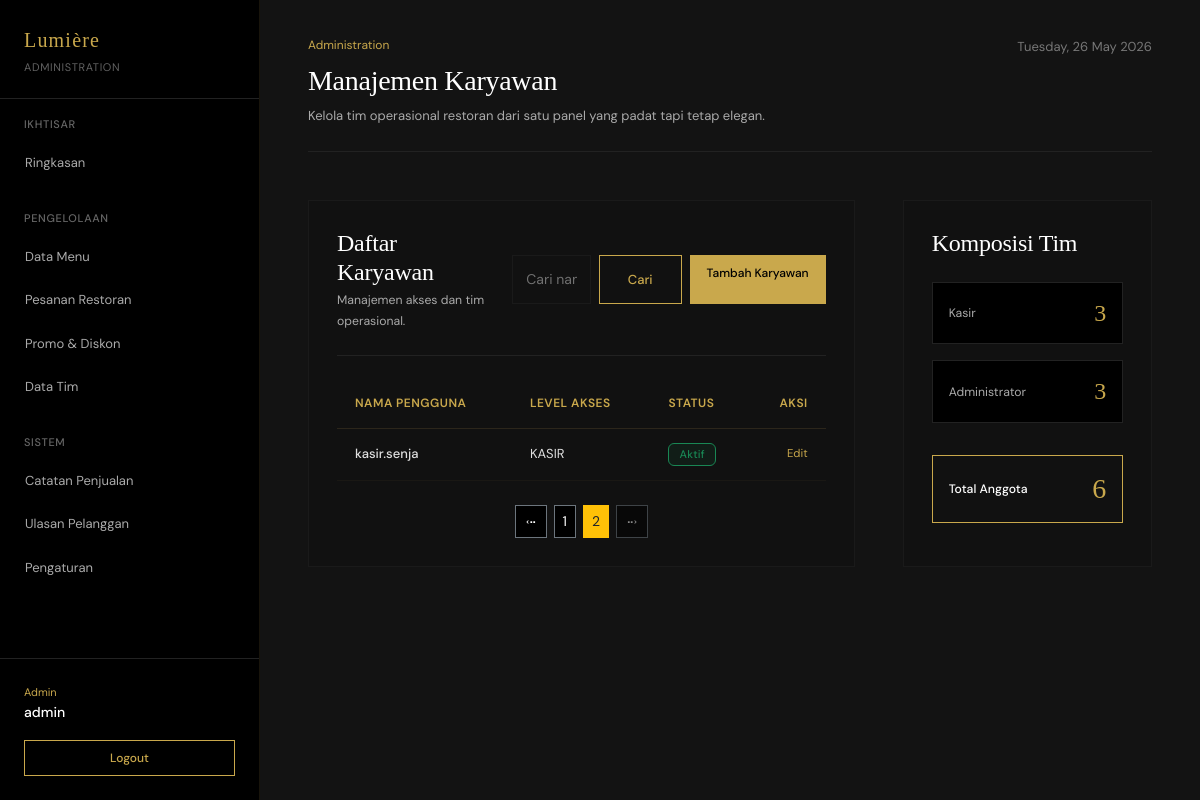
Screenshot of /admin/karyawan.php?page=2 (signed in) with the database file from the repository.
### tables this page shows
CREATE TABLE IF NOT EXISTS `user` (
  `id_user` int NOT NULL AUTO_INCREMENT,
  `nama_user` varchar(100) DEFAULT NULL,
  `username` varchar(50) NOT NULL,
  `email` varchar(100) DEFAULT NULL,
  `password` varchar(255) NOT NULL,
  `level` enum('admin','kasir','pelanggan') NOT NULL,
  `status` enum('Aktif','Nonaktif') NOT NULL DEFAULT 'Aktif',
  PRIMARY KEY (`id_user`),
  UNIQUE KEY `user_username_unique` (`username`),
  UNIQUE KEY `user_email_unique` (`email`)
);

### includes/helpers.php (called while the page is built, shortened)
<?php
function base_path(string $path = ''): string
{
    $base = dirname(__DIR__);
    return $path === '' ? $base : $base . '/' . ltrim($path, '/');
}
function base_url(string $path = ''): string
{
    $app = require base_path('config/app.php');
    $baseUrl = rtrim($app['url'] ?? 'http://localhost:8001', '/');
    return $path === '' ? $baseUrl : $baseUrl . '/' . ltrim($path, '/');
}

### config/env.php (called while the page is built, shortened)
<?php
function env(string $key, ?string $default = null): ?string
{
    static $values = [];
    $runtimeValue = $_ENV[$key] ?? $_SERVER[$key] ?? getenv($key);
    if ($runtimeValue !== false && $runtimeValue !== null && $runtimeValue !== '') {
        return (string) $runtimeValue;
    }
    return $values[$key] ?? $default;
}

### config/app.php (called while the page is built, shortened)
<?php
require_once __DIR__ . '/env.php';
return [
    'name' => env('APP_NAME', 'UPK Restoran'),
    'env' => env('APP_ENV', 'local'),
    'url' => env('APP_URL', 'http://localhost/upk-restoran'),
];

### includes/database.php (called while the page is built, shortened)
<?php
require_once __DIR__ . '/../config/env.php';
function db(): PDO
{
    static $pdo = null;
    if ($pdo instanceof PDO) {
        return $pdo;
    }
    $host = env('DB_HOST', '127.0.0.1');
    $port = env('DB_PORT', '3306');
    $name = env('DB_NAME', 'upk-restoran');
    $user = env('DB_USER', 'root');
    $pass = env('DB_PASS', '');
    $dsn = sprintf('mysql:host=%s;port=%s;dbname=%s;charset=utf8mb4', $host, $port, $name);
    $pdo = new PDO($dsn, $user, $pass, [
        PDO::ATTR_ERRMODE => PDO::ERRMODE_EXCEPTION,
        PDO::ATTR_DEFAULT_FETCH_MODE => PDO::FETCH_ASSOC,
    ]);
    return $pdo;
}

### admin/karyawan.php (the view, shortened to what this page needs)
<?php
require __DIR__ . '/../includes/header.php';
require_once __DIR__ . '/../includes/database.php';
$stmt = db()->query("
    SELECT id_user, username, level, status FROM user
    WHERE level IN ('admin', 'kasir')
    ORDER BY level, username
");
$karyawans = $stmt->fetchAll();
$search = trim($_GET['search'] ?? '');
$page = isset($_GET['page']) ? max(1, (int)$_GET['page']) : 1;
$limit = 5;
$filteredKaryawans = [];
foreach ($karyawans as $karyawan) {
    if ($search === '') {
        $filteredKaryawans[] = $karyawan;
    }
}
$totalRows = count($filteredKaryawans);
$totalPages = ceil($totalRows / $limit);
$paginatedKaryawans = array_slice($filteredKaryawans, ($page - 1) * $limit, $limit);
$countAdmin = (int) db()->query("SELECT COUNT(*) FROM user WHERE level = 'admin'")->fetchColumn();
$countKasir = (int) db()->query("SELECT COUNT(*) FROM user WHERE level = 'kasir'")->fetchColumn();
$total = $countAdmin + $countKasir;
?>
<section class="row g-5">
    <div class="col-lg-8">
        <article class="section-panel h-100">
            <div class="d-flex flex-column flex-md-row justify-content-between align-items-md-center border-bottom border-soft pb-4 mb-4 gap-3">
                <div>
                    <h3 class="font-display text-white m-0" style="font-size: 24px;">Daftar Karyawan</h3>
                    <p class="text-secondary small mb-0 mt-1">Manajemen akses dan tim operasional.</p>
                </div>
                <div class="d-flex gap-2">
                    <form method="GET" class="d-flex gap-2">
                        <input type="text" name="search" class="form-control bg-black text-white border-secondary rounded-0" placeholder="Cari nama atau level..." value="<?= htmlspecialchars($search, ENT_QUOTES, 'UTF-8'); ?>">
                        <button type="submit" class="btn btn-outline-warning rounded-0">Cari</button>
                    </form>
                    <a class="btn btn-warning py-2 px-3 text-nowrap" style="font-size: 12px;" href="<?= htmlspecialchars(base_url('admin/karyawan_tambah.php'), ENT_QUOTES, 'UTF-8'); ?>">Tambah Karyawan</a>
                </div>
            </div>
            <div class="table-responsive">
                <table class="table align-middle">
                    <thead>
                        <tr>
                            <th>Nama Pengguna</th>
                            <th>Level Akses</th>
                            <th>Status</th>
                            <th class="text-end">Aksi</th>
                        </tr>
                    </thead>
                    <tbody>
                        <?php foreach ($paginatedKaryawans as $karyawan): ?>
                        <tr>
                            <td class="fw-medium text-white"><?= htmlspecialchars($karyawan['username'], ENT_QUOTES, 'UTF-8'); ?></td>
                            <td class="text-uppercase small"><?= htmlspecialchars($karyawan['level'], ENT_QUOTES, 'UTF-8'); ?></td>
                            <td>
                                <?php if (($karyawan['status'] ?? 'Aktif') === 'Aktif'): ?>
                                    <span class="badge bg-success bg-opacity-10 text-success border border-success border-opacity-20">Aktif</span>
                                <?php else: ?>
                                    <span class="badge bg-danger bg-opacity-10 text-danger border border-danger border-opacity-20">Nonaktif</span>
                                <?php endif; ?>
                            </td>
                             <td class="text-end">
                                <div class="d-flex justify-content-end gap-3">
                                    <a href="<?= htmlspecialchars(base_url('admin/karyawan_edit.php?id=' . $karyawan['id_user']), ENT_QUOTES, 'UTF-8'); ?>" class="text-gold small">Edit</a>
                                </div>
                             </td>
                        </tr>
                        <?php endforeach; ?>
                    </tbody>
                </table>
            </div>
            <?php if ($totalPages > 1): ?>
                <nav aria-label="Page navigation" class="mt-4">
                    <ul class="pagination pagination-sm justify-content-center border-0 gap-2 m-0">
                        <li class="page-item <?= $page <= 1 ? 'disabled opacity-50 pe-none' : ''; ?>">
                            <a class="page-link rounded-0 bg-black text-white border-secondary" href="?page=<?= max(1, $page - 1); ?><?= $search ? '&search=' . urlencode($search) : ''; ?>" aria-label="Previous">
                                <svg xmlns="http://www.w3.org/2000/svg" width="1em" height="1em" viewBox="0 0 24 24" style="transform: scaleX(-1);"><path fill="currentColor" d="M5 13.5h3v-3H5zm5 0h3v-3h-3zM17 9l-1 1l2 2l-2 2l1 1l3-3z"></path></svg>
                            </a>
                        </li>
                        <?php for ($i = 1; $i <= $totalPages; $i++): ?>
                            <li class="page-item <?= $i === $page ? 'active' : ''; ?>">
                                <a class="page-link rounded-0 <?= $i === $page ? 'bg-warning text-dark border-warning' : 'bg-black text-white border-secondary'; ?>" href="?page=<?= $i; ?><?= $search ? '&search=' . urlencode($search) : ''; ?>"><?= $i; ?></a>
                            </li>
                        <?php endfor; ?>
                        <li class="page-item <?= $page >= $totalPages ? 'disabled opacity-50 pe-none' : ''; ?>">
                            <a class="page-link rounded-0 bg-black text-white border-secondary" href="?page=<?= min($totalPages, $page + 1); ?><?= $search ? '&search=' . urlencode($search) : ''; ?>" aria-label="Next">
                                <svg xmlns="http://www.w3.org/2000/svg" width="1em" height="1em" viewBox="0 0 24 24"><path fill="currentColor" d="M5 13.5h3v-3H5zm5 0h3v-3h-3zM17 9l-1 1l2 2l-2 2l1 1l3-3z"></path></svg>
                            </a>
                        </li>
                    </ul>
                </nav>
            <?php endif; ?>
        </article>
    </div>
    <aside class="col-lg-4">
        <article class="section-panel h-100">
            <h3 class="font-display text-white mb-4" style="font-size: 24px;">Komposisi Tim</h3>
            <div class="d-flex flex-column gap-3">
                <div class="p-3 border border-soft bg-black d-flex justify-content-between align-items-center">
                    <span class="text-secondary small">Kasir</span>
                    <span class="h4 text-gold font-display m-0"><?= $countKasir; ?></span>
                </div>
                <div class="p-3 border border-soft bg-black d-flex justify-content-between align-items-center">
                    <span class="text-secondary small">Administrator</span>
                    <span class="h4 text-gold font-display m-0"><?= $countAdmin; ?></span>
                </div>
                <div class="p-3 border border-gold border-opacity-20 bg-gold bg-opacity-5 d-flex justify-content-between align-items-center mt-3">
                    <span class="text-white small fw-medium">Total Anggota</span>
                    <span class="h3 text-gold font-display m-0"><?= $total; ?></span>
                </div>
            </div>
        </article>
    </aside>
</section>
<?php
require __DIR__ . '/../includes/footer.php';

### assets/css/style.css (style rules this page uses)
:root { --bg-main: #131313; --bg-sidebar: #050505; --bg-card: #111111; --gold: #C9A84C; --gold-light: #f3e5ab; --gold-dim: rgba(201, 168, 76, 0.1); --border: #1a1a1a; --border-soft: #222222; --text-primary: #ffffff; --text-secondary: #aaaaaa; --text-muted: #666666; --font-display: 'Libre Baskerville', Georgia, serif; --font-body: 'DM Sans', system-ui, sans-serif; }
body { background-color: var(--bg-main); color: var(--text-primary); font-family: var(--font-body); font-size: 14px; line-height: 1.65; margin: 0; font-weight: 400; letter-spacing: normal; overflow-x: hidden; -webkit-font-smoothing: antialiased; -moz-osx-font-smoothing: grayscale; }
a { color: var(--gold); text-decoration: none !important; transition: color 0.25s ease; }
h1, h2, h3, h4, h5, h6, .font-display { font-family: var(--font-display); color: var(--text-primary); font-weight: 400; letter-spacing: -0.01em; }
.text-gold { color: var(--gold) !important; }
.border-soft { border-color: var(--border-soft) !important; }
.border-gold { border-color: var(--gold) !important; }
.btn { border: 1px solid var(--gold); padding: 11px 28px; font-size: 13px; border-radius: 0; transition: all 0.3s ease; font-weight: 500; }
.btn-warning { background: var(--gold); color: #000; }
.btn-outline-warning { background: transparent; color: var(--gold); }
.form-control { background-color: transparent !important; border: 1px solid var(--border) !important; color: #fff !important; border-radius: 0; padding: 13px; font-size: 14px; }
.dashboard-content, .dashboard-content .row, .dashboard-content .row > * { min-width: 0; }
::placeholder, input::placeholder, textarea::placeholder, .form-control::placeholder, .premium-input-standard::placeholder, .premium-textarea::placeholder, .premium-input-large::placeholder { color: rgba(255, 255, 255, 0.4) !important; opacity: 1 !important; }
.card, .section-panel { background-color: var(--bg-card) !important; border: 1px solid var(--border) !important; color: var(--text-primary) !important; }
.table { --bs-table-color: #ffffff !important; --bs-table-bg: var(--bg-card) !important; --bs-table-border-color: rgba(197, 160, 89, 0.08) !important; --bs-table-hover-bg: rgba(255, 255, 255, 0.02) !important; color: #ffffff !important; background-color: var(--bg-card) !important; border-color: rgba(197, 160, 89, 0.08) !important; margin-bottom: 0 !important; }
.table th { font-family: var(--font-body); font-size: 12px; font-weight: 600; letter-spacing: 0.04em; text-transform: uppercase; color: var(--gold) !important; border-bottom: 1px solid rgba(197, 160, 89, 0.15) !important; background-color: var(--bg-card) !important; padding: 14px 18px !important; }
.table td { padding: 14px 18px !important; color: #dfdfdf !important; border-bottom: 1px solid rgba(197, 160, 89, 0.05) !important; background-color: var(--bg-card) !important; font-size: 13px; vertical-align: middle; }
.text-secondary { color: #aaaaaa !important; }
.section-panel { background-color: var(--bg-card) !important; border: 1px solid var(--border) !important; padding: 28px !important; border-radius: 0; color: var(--text-primary) !important; }
.table-responsive { background: var(--bg-card) !important; border-radius: 0; }
.badge { font-weight: 500; font-size: 11px; letter-spacing: 0.02em; padding: 5px 10px; }

### rows the page displays
user: username "kasir.senja", level "KASIR", status "Aktif"

### other values shown
$brand "Lumière"
$badge "ADMINISTRATION"
$sectionTitle "IKHTISAR"
$item['label'] "Ringkasan"
$sectionTitle "PENGELOLAAN"
$item['label'] "Data Menu"
$item['label'] "Pesanan Restoran"
$item['label'] "Promo & Diskon"
$item['label'] "Data Tim"
$sectionTitle "SISTEM"
$item['label'] "Catatan Penjualan"
$item['label'] "Ulasan Pelanggan"
$item['label'] "Pengaturan"
$roleName "Admin"
$userName "admin"
